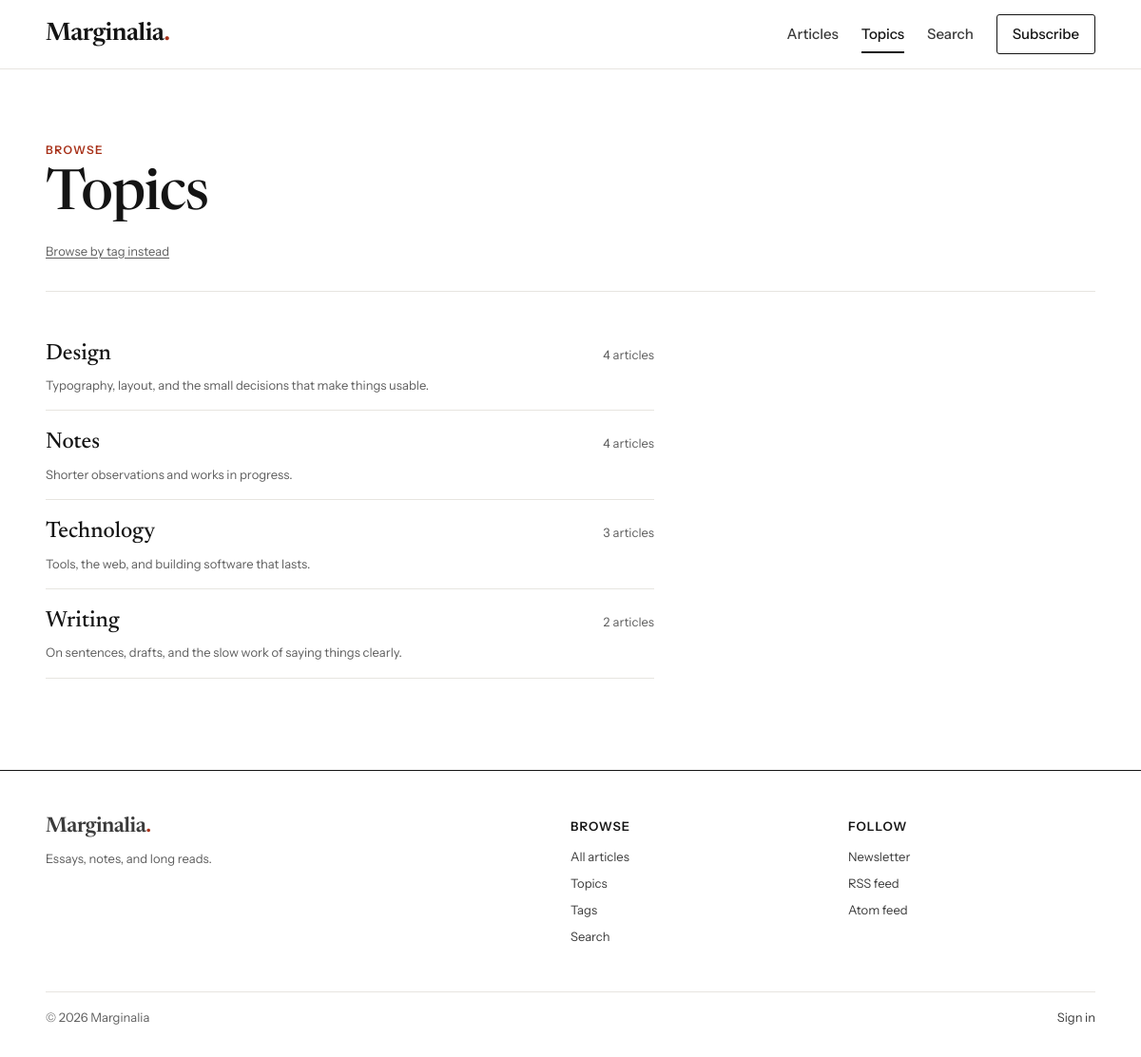
Page /topics/ on the committed database.
### apps/blog/models.py (models this page shows, shortened)
class Category(models.Model):
    name = models.CharField(max_length=80, unique=True)
    slug = models.SlugField(max_length=100, unique=True, validators=[slug_validator])
    description = models.TextField(blank=True, max_length=500)
    position = models.PositiveSmallIntegerField(
        default=0, help_text="Lower numbers are listed first."
    )
    is_demo = models.BooleanField(default=False)
    class Meta:
        ordering = ["position", "name"]
        verbose_name_plural = "categories"
    def get_absolute_url(self):
        return reverse("blog:category_detail", args=[self.slug])

### apps/blog/views.py (the view)
# urls.py: path("topics/", views.category_list, name="category_list"),
@require_GET
def category_list(request):
    categories = live_post_counts(Category.objects.all())
    return render(request, "blog/category_list.html", {"categories": categories})

### apps/blog/views.py (called while the page is built)
def live_post_counts(queryset, related_name="posts"):
    return queryset.annotate(
        post_count=Count(
            related_name,
            filter=Q(
                **{
                    f"{related_name}__status": Post.Status.PUBLISHED,
                    f"{related_name}__published_at__lte": timezone.now(),
                }
            ),
            distinct=True,
        )
    )

### apps/core/context_processors.py (called while the page is built)
def site(request):
    return {
        "publication": {
            "name": settings.SITE_NAME,
            "tagline": settings.SITE_TAGLINE,
            "url": settings.SITE_URL,
            "language": settings.SITE_LANGUAGE,
        },
        "ephemeral_data": settings.EPHEMERAL_DATA,
    }

### apps/core/templatetags/ui.py (called while the page is built)
@register.simple_tag(takes_context=True)
def nav_current(context, *url_names):
    match = getattr(context.get("request"), "resolver_match", None)
    if match and match.view_name in url_names:
        return mark_safe(' aria-current="page"')
    return ""

### apps/studio/context_processors.py (called while the page is built)
def studio(request):
    match = getattr(request, "resolver_match", None)
    if not match or match.namespace != "studio" or not is_editor(request.user):
        return {}
    from apps.comments.models import Comment
    return {"studio_pending_comments": Comment.objects.pending().count()}

### templates/blog/category_list.html (shortened to what this page needs)
{% extends "base.html" %}
{% block content %}
<div class="wrap">
  <header class="page-head">
    <span class="kicker">Browse</span>
    <h1>Topics</h1>
    <p class="page-head__meta"><a href="{% url 'blog:tag_list' %}">Browse by tag instead</a></p>
  </header>
  {% if categories %}
    <ul class="topic-list measure" role="list">
      {% for category in categories %}
        <li>
          <a href="{{ category.get_absolute_url }}">
            <span>
              <span class="topic-list__name">{{ category.name }}</span>
              {% if category.description %}<span class="topic-list__desc">{{ category.description }}</span>{% endif %}
            </span>
            <span class="topic-list__count">{{ category.post_count }} article{{ category.post_count|pluralize }}</span>
          </a>
        </li>
      {% endfor %}
    </ul>
  {% else %}
    <div class="empty"><h2>No topics yet</h2><p>Topics appear here once they are created in the studio.</p></div>
  {% endif %}
</div>
{% endblock %}

### static/css/site.css (style rules this page uses)
:root { color-scheme: light; --paper: #ffffff; --wash: #f6f5f1; --ink: #141414; --ink-2: #3b3b3b; --muted: #5e5e5e; --rule: #e7e5e0; --rule-strong: #cfcbc3; --control: #8f8b83; --accent: #a8321a; --accent-strong: #84260f; --accent-wash: #fbefe9; --success: #1f6b43; --success-wash: #eaf4ee; --danger: #a1221b; --danger-wash: #fbecea; --warning: #8a5300; --warning-wash: #fdf3e2; --serif: "Newsreader", "Iowan Old Style", "Palatino Linotype", Palatino, Georgia, serif; --sans: "Instrument Sans", system-ui, -apple-system, "Segoe UI", Roboto, "Helvetica Neue", Arial, sans-serif; --mono: "JetBrains Mono", ui-monospace, "Cascadia Code", Consolas, monospace; --step--1: 0.8125rem; --step-0: 0.9375rem; --step-1: 1.125rem; --step-2: clamp(1.25rem, 1.1rem + 0.5vw, 1.5rem); --step-3: clamp(1.5rem, 1.2rem + 1vw, 2rem); --step-4: clamp(1.875rem, 1.3rem + 2vw, 2.75rem); --step-5: clamp(2.25rem, 1.4rem + 3vw, 3.75rem); --space-1: 0.25rem; --space-2: 0.5rem; --space-3: 0.75rem; --space-4: 1rem; --space-5: 1.5rem; --space-6: 2rem; --space-7: 3rem; --space-8: 4.5rem; --space-9: 6rem; --page: 76rem; --measure: 40rem; --gutter: clamp(1rem, 4vw, 3rem); --radius: 3px; --header-h: 4.5rem; }
*, *::before, *::after { box-sizing: border-box; }
html { -webkit-text-size-adjust: 100%; text-size-adjust: 100%; scroll-padding-top: 1.5rem; }
body { margin: 0; background: var(--paper); color: var(--ink); font-family: var(--sans); font-size: var(--step-0); line-height: 1.55; text-rendering: optimizeLegibility; -webkit-font-smoothing: antialiased; display: flex; flex-direction: column; min-height: 100vh; overflow-wrap: break-word; }
h1, h2, h3, .meta, .post-row__excerpt, .article-dek, .page-head__lede, .topic-list__name { overflow-wrap: anywhere; }
h1, h2, h3, h4, h5, h6, p, figure, blockquote, ul, ol, dl { margin: 0; }
ul[role="list"], ol[role="list"] { list-style: none; padding: 0; }
@media (prefers-reduced-motion: no-preference) { html { scroll-behavior: smooth; } }
a { color: inherit; text-decoration-thickness: 1px; text-underline-offset: 0.18em; }
.wrap { width: 100%; max-width: calc(var(--page) + 2 * var(--gutter)); margin-inline: auto; padding-inline: var(--gutter); }
.measure { max-width: var(--measure); }
.kicker { display: inline-block; font-family: var(--sans); font-size: 0.75rem; font-weight: 600; letter-spacing: 0.12em; text-transform: uppercase; color: var(--accent); text-decoration: none; }
.page-head { padding-block: var(--space-8) var(--space-6); border-bottom: 1px solid var(--rule); margin-bottom: var(--space-6); }
.page-head h1 { font-family: var(--serif); font-size: var(--step-5); font-weight: 500; font-variation-settings: "opsz" 72; letter-spacing: -0.02em; line-height: 1.05; margin-top: var(--space-2); }
.page-head__meta { margin-top: var(--space-4); color: var(--muted); font-size: var(--step--1); }
.topic-list { list-style: none; margin: 0; padding: 0; }
.topic-list li { border-bottom: 1px solid var(--rule); }
.topic-list a { display: grid; grid-template-columns: minmax(0, 1fr) auto; gap: var(--space-4); align-items: baseline; padding-block: var(--space-4); text-decoration: none; }
.topic-list__name { font-family: var(--serif); font-size: var(--step-2); font-weight: 500; }
.topic-list__desc { display: block; margin-top: var(--space-1); font-size: var(--step--1); color: var(--muted); }
.topic-list__count { font-size: var(--step--1); color: var(--muted); font-variant-numeric: tabular-nums; }

### rows in the picture
Category: name "Design", description "Typography, layout, and the small decisions that make things usable.", post_count "4"
Category: name "Notes", description "Shorter observations and works in progress.", post_count "4"
Category: name "Technology", description "Tools, the web, and building software that lasts.", post_count "3"
Category: name "Writing", description "On sentences, drafts, and the slow work of saying things clearly.", post_count "2"

### other values in the picture
{{ publication.name }} "Marginalia"
{{ publication.tagline }} "Essays, notes, and long reads."
